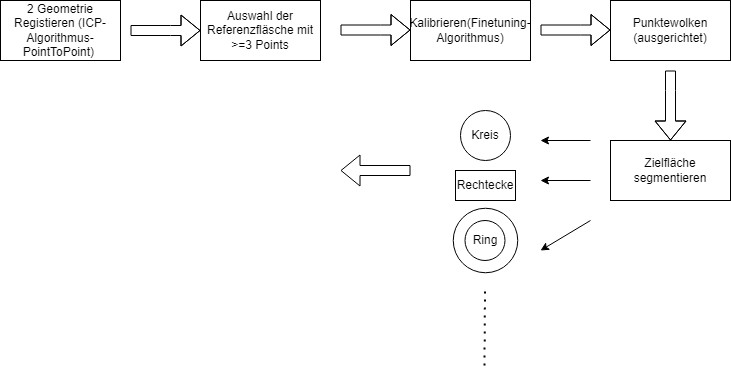
#> input picture ablauf.drawio.png, 731 x 368 px, found by its file name
$ python filter.py
#> lines starting #> are read from the running program, lines starting #| are printed output that depends on the picture
import numpy as np
import cv2 as cv
from matplotlib import pyplot as plt
img = cv.imread('ablauf.drawio.png',cv.IMREAD_GRAYSCALE)
#> img is the input picture: shape (368, 731); min 0, max 255, mean 249.1
kernel = np.ones((5,5),np.float32)/25
median = cv.medianBlur(img,5)
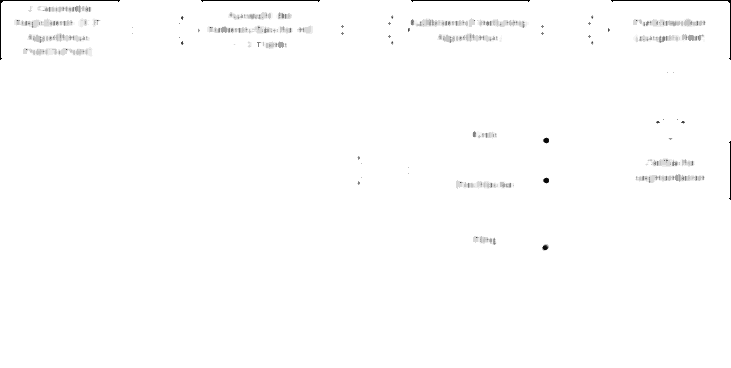
#> median: shape (368, 731); min 0, max 255, mean 253.2
plt.subplot(121),plt.imshow(img),plt.title('Original')
plt.xticks([]), plt.yticks([])
plt.subplot(122),plt.imshow(median),plt.title('median')
plt.xticks([]), plt.yticks([])
plt.show()
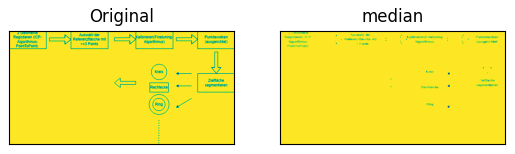
#> figure drawn by matplotlib, 2 panels

$ run again, with ablauf.png copied over ablauf.drawio.png
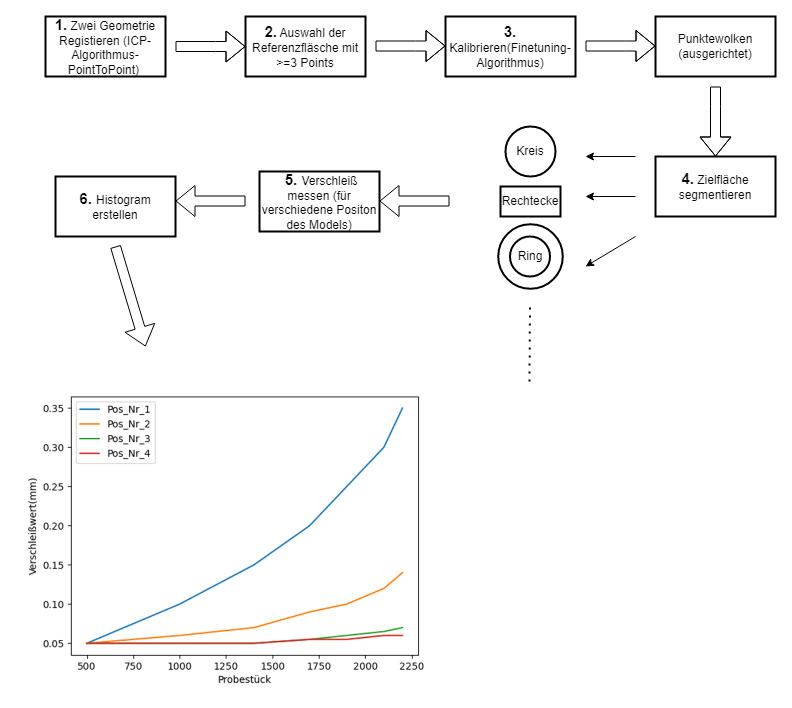
#> input picture ablauf.png, 792 x 708 px, found by its file name
#> `median = cv.medianBlur(img,5)`:
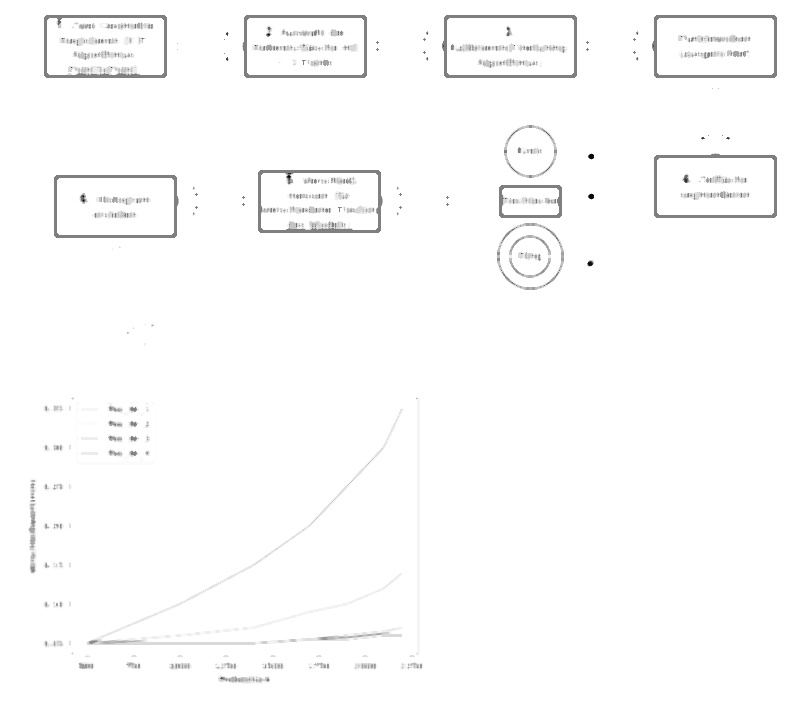
#> median: shape (708, 792); min 0, max 255, mean 251.6
#> `plt.show()`:
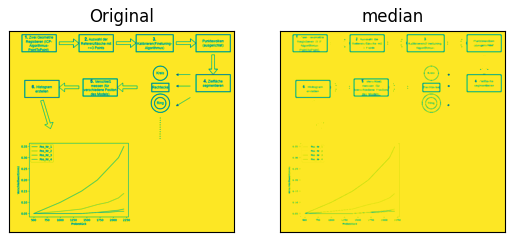
#> figure drawn by matplotlib, 2 panels
